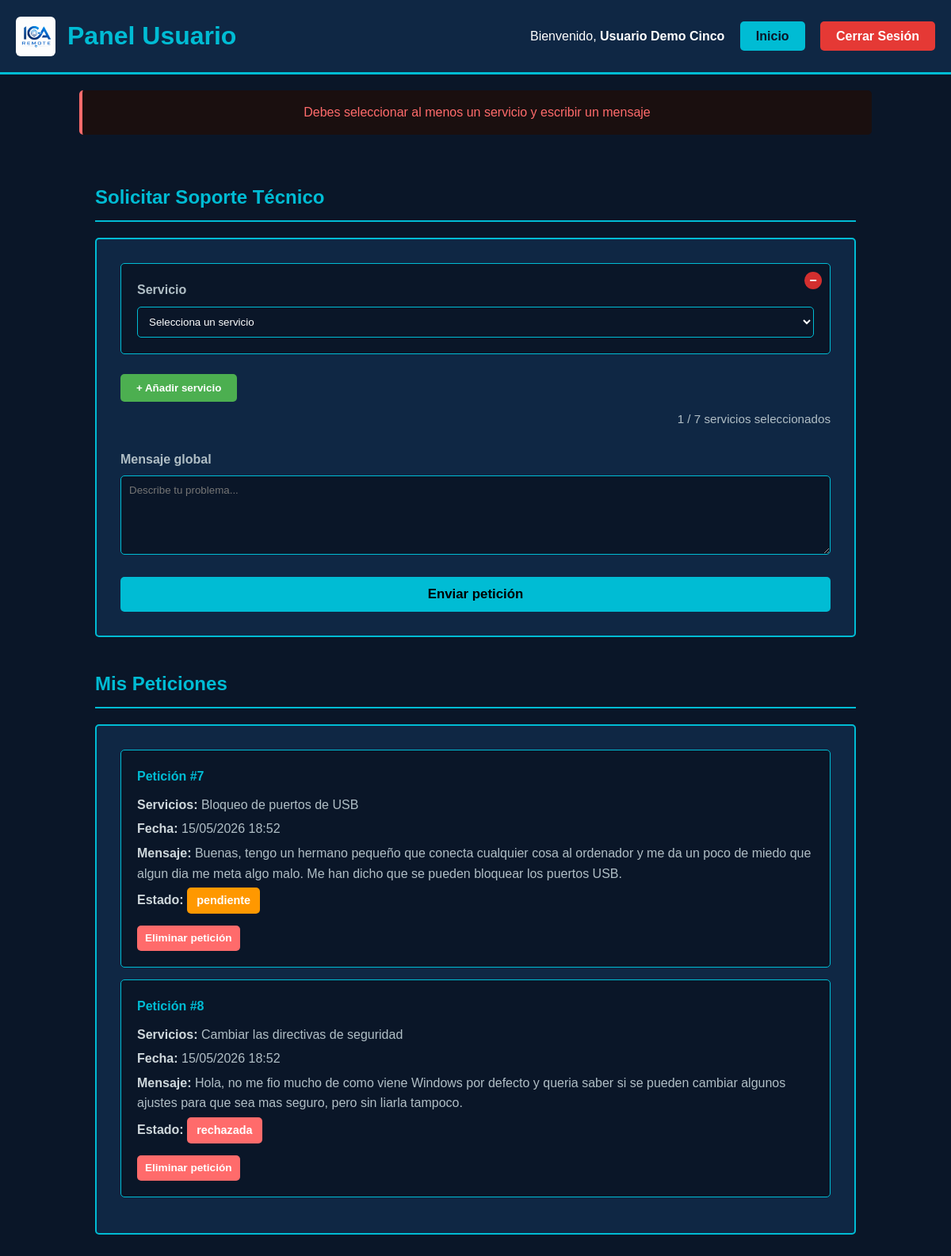
Screenshot of /paginas/usuario.php?error=vacio (signed in) with the database file from the repository.
### tables this page shows
CREATE TABLE `peticiones` (
  `id` int(11) NOT NULL,
  `id_usuario` int(11) NOT NULL,
  `descripcion` text DEFAULT NULL,
  `estado` enum('pendiente','completada','rechazada') DEFAULT 'pendiente',
  `fecha_peticion` datetime DEFAULT current_timestamp(),
  `fecha_modificacion` datetime DEFAULT current_timestamp() ON UPDATE current_timestamp()
);

### paginas/usuario.php (the view, shortened to what this page needs)
<?php
include("../php/conexion.php");
$id_usuario = $_SESSION["id"];
$sql_peticiones = "SELECT
                        p.id,
                        p.fecha_peticion,
                        p.estado,
                        p.descripcion,
                        /* Concatenamos todos los servicios de la petición en una sola cadena separada por comas */
                        GROUP_CONCAT(s.nombre SEPARATOR ', ') AS servicios
                    FROM peticiones p
                    LEFT JOIN peticion_servicios ps ON p.id = ps.id_peticion
                    LEFT JOIN servicios s ON ps.id_servicio = s.id
                    WHERE p.id_usuario = ?
                    GROUP BY p.id
                    ORDER BY p.fecha_peticion DESC";
$consulta_peticiones = $conexion->prepare($sql_peticiones);
$consulta_peticiones->bind_param("i", $id_usuario);
$consulta_peticiones->execute();
$resultado_peticiones = $consulta_peticiones->get_result();
?>
<!DOCTYPE html>
<html lang="es">
<head>
    <link rel="stylesheet" href="../css/style.css">
</head>
<body class="pagina-usuario">
<header>
    <div class="header-titulo">
        <img src="../img/logo.jpg" alt="ICA Remote" class="logo-mini">
        <h1>Panel Usuario</h1>
    </div>
    <div>
        Bienvenido, <strong><?php echo htmlspecialchars($_SESSION["nombre"], ENT_QUOTES, "UTF-8"); ?></strong>
        <a href="Pagina_inicio.php" class="btn-inicio">Inicio</a>
        <a href="../php/logout.php" class="btn-cerrar-sesion">Cerrar Sesión</a>
    </div>
</header>
<?php if (isset($_GET["error"])): ?>
    <div class="error-msg">
        <?php
        $errores = [
            "vacio" => "Debes seleccionar al menos un servicio y escribir un mensaje",
            "no_permitido" => "No puedes eliminar esta petición",
            "no_existe" => "La petición no existe"
        ];
        echo $errores[$_GET["error"]] ?? "Ha ocurrido un error";
        ?>
    </div>
<?php endif; ?>
<div class="container">
    <h2>Solicitar Soporte Técnico</h2>
    <form method="POST" action="../php/procesar_peticion.php">
        <div class="formulario-peticion">
            <div id="peticiones-container"></div>
            <button type="button" class="btn-agregar" id="btn-agregar" onclick="agregarServicio()">
            </button>
            <p class="info-contador"><span id="contador">0</span> / 7 servicios seleccionados</p>
            <br>
            <label>Mensaje global</label>
            <textarea name="mensaje" required placeholder="Describe tu problema..."></textarea>
            <button type="submit" class="btn-enviar">
                Enviar petición
            </button>
        </div>
    </form>
    <h2>Mis Peticiones</h2>
    <div class="panel-peticiones">
        <?php if ($resultado_peticiones->num_rows > 0): ?>
            <?php while ($peticion = $resultado_peticiones->fetch_assoc()): ?>
                <div class="peticion-card">
                    <h4>Petición #<?php echo $peticion["id"]; ?></h4>
                    <p><strong>Servicios:</strong> <?php echo htmlspecialchars($peticion["servicios"] ?? "(sin servicio)"); ?></p>
                    <p><strong>Fecha:</strong> <?php echo date("d/m/Y H:i", strtotime($peticion["fecha_peticion"])); ?></p>
                    <p><strong>Mensaje:</strong> <?php echo htmlspecialchars($peticion["descripcion"]); ?></p>
                    <p><strong>Estado:</strong>
                        <span class="estado estado-<?php echo $peticion["estado"]; ?>">
                            <?php echo $peticion["estado"]; ?>
                        </span>
                    </p>
                    <?php
                    if ($peticion["estado"] == "pendiente" || $peticion["estado"] == "rechazada"):
                    ?>
                        <a href="../php/eliminar_peticion.php?id=<?php echo $peticion["id"]; ?>"
                           class="btn-eliminar"
                           onclick="return confirm('¿Seguro que quieres eliminar esta petición?')">
                            Eliminar petición
                        </a>
                    <?php endif; ?>
                </div>
            <?php endwhile; ?>
        <?php else: ?>
            <p class="mensaje-vacio">Aún no has hecho ninguna petición.</p>
        <?php endif; ?>
    </div>
</div>
</body>
</html>

### css/style.css (style rules this page uses)
* { margin: 0; padding: 0; box-sizing: border-box; }
body { font-family: Arial, sans-serif; background-color: #0a1628; color: #ffffff; line-height: 1.6; }
.pagina-usuario header { background-color: #0f2744; padding: 20px; border-bottom: 3px solid #00bcd4; display: flex; justify-content: space-between; align-items: center; }
.pagina-usuario header h1 { color: #00bcd4; }
.pagina-usuario header a { color: #ff6b6b; text-decoration: none; margin-left: 15px; font-weight: bold; }
.pagina-usuario header .btn-inicio { color: #0a1628; background-color: #00bcd4; padding: 10px 20px; border-radius: 5px; transition: all 0.3s; font-weight: bold; text-decoration: none; }
.pagina-usuario header .btn-cerrar-sesion { padding: 10px 20px; background-color: #e53935; color: #ffffff; border-radius: 5px; transition: all 0.3s; text-decoration: none; font-weight: bold; }
.pagina-usuario .container { max-width: 1000px; margin: auto; padding: 40px 20px; }
.pagina-usuario .container h2 { color: #00bcd4; margin-bottom: 20px; border-bottom: 2px solid #00bcd4; padding-bottom: 10px; }
.pagina-usuario .formulario-peticion { background-color: #0f2744; padding: 30px; border-radius: 5px; border: 2px solid #00bcd4; margin-bottom: 40px; }
.pagina-usuario label { color: #b0bec5; display: block; margin-bottom: 8px; font-weight: bold; }
.pagina-usuario select, .pagina-usuario textarea { width: 100%; padding: 10px; background: #0a1628; color: white; border: 1px solid #00bcd4; border-radius: 5px; font-family: Arial, sans-serif; }
.pagina-usuario textarea { min-height: 100px; resize: vertical; }
.pagina-usuario .btn-agregar { background: #4caf50; color: white; padding: 10px 20px; border: none; border-radius: 5px; margin-top: 10px; cursor: pointer; font-weight: bold; transition: all 0.3s; }
.pagina-usuario .btn-enviar { background: #00bcd4; color: black; padding: 12px; border: none; font-weight: bold; margin-top: 20px; width: 100%; cursor: pointer; border-radius: 5px; font-size: 1.05em; transition: all 0.3s; }
.pagina-usuario .info-contador { color: #b0bec5; margin-top: 10px; font-size: 0.95em; text-align: right; }
.pagina-usuario .error-msg { background-color: #1a0f0f; color: #ff6b6b; padding: 15px; border-radius: 5px; border-left: 4px solid #ff6b6b; margin: 20px auto; text-align: center; max-width: 1000px; }
.pagina-usuario .panel-peticiones { background-color: #0f2744; padding: 30px; border-radius: 5px; border: 2px solid #00bcd4; }
.pagina-usuario .peticion-card { background: #0a1628; padding: 20px; margin-bottom: 15px; border: 1px solid #00bcd4; border-radius: 5px; }
.pagina-usuario .peticion-card h4 { color: #00bcd4; margin-bottom: 10px; }
.pagina-usuario .peticion-card p { color: #b0bec5; margin: 5px 0; }
.pagina-usuario .peticion-card strong { color: #cfd8dc; }
.pagina-usuario .estado { padding: 5px 12px; border-radius: 5px; font-weight: bold; display: inline-block; font-size: 0.9em; }
.pagina-usuario .estado-pendiente { background-color: #ff9800; color: white; }
.pagina-usuario .estado-rechazada { background-color: #ff6b6b; color: white; }
.pagina-usuario .btn-eliminar { background: #ff6b6b; color: white; padding: 5px 10px; font-size: 0.85em; border: none; border-radius: 5px; cursor: pointer; font-weight: bold; text-decoration: none; display: inline-block; margin-top: 10px; transition: all 0.3s; }
.logo-mini { width: 50px; height: auto; border-radius: 6px; }
.header-titulo { display: flex; align-items: center; gap: 15px; }

### rows the page displays
peticiones: id "7", servicios "Bloqueo de puertos de USB", fecha_peticion "15/05/2026 18:52", descripcion "Buenas, tengo un hermano pequeño que conecta cualquier cosa al ordenador y me da un poco de miedo que algun dia me meta algo malo. Me han dicho que se pueden bloquear los puertos USB.", estado "pendiente"
peticiones: id "8", servicios "Cambiar las directivas de seguridad", fecha_peticion "15/05/2026 18:52", descripcion "Hola, no me fio mucho de como viene Windows por defecto y queria saber si se pueden cambiar algunos ajustes para que sea mas seguro, pero sin liarla tampoco.", estado "rechazada"

### other values shown
$_SESSION["nombre"] "Usuario Demo Cinco"
$errores[$_GET["error"]] "Debes seleccionar al menos un servicio y escribir un mensaje"
